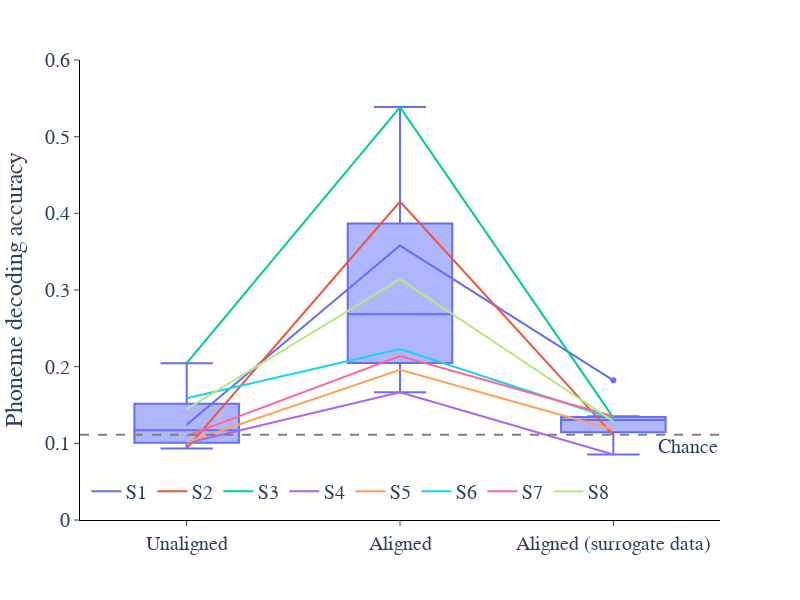

The notebook cell this image was saved under:
### Code cell
fig_ind = 'pAll'
fig_df = noTar_decode_df_long[noTar_decode_df_long['Phoneme Index'] == fig_ind].drop(columns=['Phoneme Index']).groupby(['Patient', 'Decoding Context'], sort=False).mean().reset_index()

fig = px.line(fig_df, x='Decoding Context', y="accuracy", color='Patient', width=800, height=600, color_discrete_sequence=px.colors.qualitative.Plotly)
fig.add_traces(px.box(fig_df, x='Decoding Context', y="accuracy").data)
fig.add_hline(y=1/9, line_dash='dash', line_color='grey', annotation_text='Chance', annotation_position='bottom right')
fig.update_layout(
    plot_bgcolor='white',
    legend=dict(
        orientation='h',
        yanchor='bottom',
        y=0.02,
        xanchor='left',
        x=0.01,
        title_text=''
    ),
    title_text='',
    title_x=0.5,
    font=dict(size=20, family='Arial')
)
fig.update_xaxes(
    title='',
    mirror=False,
    ticks='outside',
    showline=True,
    linecolor='black',
    showgrid=False,
)
fig.update_yaxes(
    title='Phoneme decoding accuracy',
    mirror=False,
    ticks='outside',
    showline=True,
    linecolor='black',
    showgrid=False,
    range=[0, 0.6]
)
fig.write_image(r"C:\Users\zms14\Box\CoganLab\IndividualMeetings\Zac\manuscripts\cross_patient_speech_decoding\figures\fig_4\noTar_decoding.svg")
fig.show()

### Figure 1 — Plotly figure (JSON) as saved in the notebook; plotly's stock layout.template omitted (floating-point values rounded to 4 significant figures)
{"data": [{"hovertemplate": "Patient=S1<br>Decoding Context=%{x}<br>accuracy=%{y}<extra></extra>", "legendgroup": "S1", "line": {"color": "#636EFA", "dash": "solid"}, "marker": {"symbol": "circle"}, "mode": "lines", "name": "S1", "orientation": "v", "showlegend": true, "type": "scatter", "x": ["Unaligned", "Aligned", "Aligned (surrogate data)"], "xaxis": "x", "y": [0.1244, 0.358, 0.1822], "yaxis": "y"}, {"hovertemplate": "Patient=S2<br>Decoding Context=%{x}<br>accuracy=%{y}<extra></extra>", "legendgroup": "S2", "line": {"color": "#EF553B", "dash": "solid"}, "marker": {"symbol": "circle"}, "mode": "lines", "name": "S2", "orientation": "v", "showlegend": true, "type": "scatter", "x": ["Unaligned", "Aligned", "Aligned (surrogate data)"], "xaxis": "x", "y": [0.09338, 0.4154, 0.1106], "yaxis": "y"}, {"hovertemplate": "Patient=S3<br>Decoding Context=%{x}<br>accuracy=%{y}<extra></extra>", "legendgroup": "S3", "line": {"color": "#00CC96", "dash": "solid"}, "marker": {"symbol": "circle"}, "mode": "lines", "name": "S3", "orientation": "v", "showlegend": true, "type": "scatter", "x": ["Unaligned", "Aligned", "Aligned (surrogate data)"], "xaxis": "x", "y": [0.2045, 0.5386, 0.1336], "yaxis": "y"}, {"hovertemplate": "Patient=S4<br>Decoding Context=%{x}<br>accuracy=%{y}<extra></extra>", "legendgroup": "S4", "line": {"color": "#AB63FA", "dash": "solid"}, "marker": {"symbol": "circle"}, "mode": "lines", "name": "S4", "orientation": "v", "showlegend": true, "type": "scatter", "x": ["Unaligned", "Aligned", "Aligned (surrogate data)"], "xaxis": "x", "y": [0.1005, 0.1666, 0.08547], "yaxis": "y"}, {"hovertemplate": "Patient=S5<br>Decoding Context=%{x}<br>accuracy=%{y}<extra></extra>", "legendgroup": "S5", "line": {"color": "#FFA15A", "dash": "solid"}, "marker": {"symbol": "circle"}, "mode": "lines", "name": "S5", "orientation": "v", "showlegend": true, "type": "scatter", "x": ["Unaligned", "Aligned", "Aligned (surrogate data)"], "xaxis": "x", "y": [0.1013, 0.196, 0.1181], "yaxis": "y"}, {"hovertemplate": "Patient=S6<br>Decoding Context=%{x}<br>accuracy=%{y}<extra></extra>", "legendgroup": "S6", "line": {"color": "#19D3F3", "dash": "solid"}, "marker": {"symbol": "circle"}, "mode": "lines", "name": "S6", "orientation": "v", "showlegend": true, "type": "scatter", "x": ["Unaligned", "Aligned", "Aligned (surrogate data)"], "xaxis": "x", "y": [0.1588, 0.2229, 0.1321], "yaxis": "y"}, {"hovertemplate": "Patient=S7<br>Decoding Context=%{x}<br>accuracy=%{y}<extra></extra>", "legendgroup": "S7", "line": {"color": "#FF6692", "dash": "solid"}, "marker": {"symbol": "circle"}, "mode": "lines", "name": "S7", "orientation": "v", "showlegend": true, "type": "scatter", "x": ["Unaligned", "Aligned", "Aligned (surrogate data)"], "xaxis": "x", "y": [0.1097, 0.2138, 0.1353], "yaxis": "y"}, {"hovertemplate": "Patient=S8<br>Decoding Context=%{x}<br>accuracy=%{y}<extra></extra>", "legendgroup": "S8", "line": {"color": "#B6E880", "dash": "solid"}, "marker": {"symbol": "circle"}, "mode": "lines", "name": "S8", "orientation": "v", "showlegend": true, "type": "scatter", "x": ["Unaligned", "Aligned", "Aligned (surrogate data)"], "xaxis": "x", "y": [0.1447, 0.3141, 0.1287], "yaxis": "y"}, {"alignmentgroup": "True", "hovertemplate": "Decoding Context=%{x}<br>accuracy=%{y}<extra></extra>", "legendgroup": "", "marker": {"color": "#636efa"}, "name": "", "notched": false, "offsetgroup": "", "orientation": "v", "showlegend": false, "type": "box", "x": ["Unaligned", "Aligned", "Aligned (surrogate data)", "Unaligned", "Aligned", "Aligned (surrogate data)", "Unaligned", "Aligned", "Aligned (surrogate data)", "Unaligned", "Aligned", "Aligned (surrogate data)", "Unaligned", "Aligned", "Aligned (surrogate data)", "Unaligned", "Aligned", "Aligned (surrogate data)", "Unaligned", "Aligned", "Aligned (surrogate data)", "Unaligned", "Aligned", "Aligned (surrogate data)"], "x0": " ", "xaxis": "x", "y": [0.1244, 0.358, 0.1822, 0.09338, 0.4154, 0.1106, 0.2045, 0.5386, 0.1336, 0.1005, 0.1666, 0.08547, 0.1013, 0.196, 0.1181, 0.1588, 0.2229, 0.1321, 0.1097, 0.2138, 0.1353, 0.1447, 0.3141, 0.1287], "y0": " ", "yaxis": "y"}], "layout": {"annotations": [{"showarrow": false, "text": "Chance", "x": 1, "xanchor": "right", "xref": "x domain", "y": 0.1111, "yanchor": "top", "yref": "y"}], "font": {"family": "Arial", "size": 20}, "height": 600, "legend": {"orientation": "h", "title": {"text": ""}, "tracegroupgap": 0, "x": 0.01, "xanchor": "left", "y": 0.02, "yanchor": "bottom"}, "margin": {"t": 60}, "plot_bgcolor": "white", "shapes": [{"line": {"color": "grey", "dash": "dash"}, "type": "line", "x0": 0, "x1": 1, "xref": "x domain", "y0": 0.1111, "y1": 0.1111, "yref": "y"}], "title": {"text": "", "x": 0.5}, "width": 800, "xaxis": {"anchor": "y", "domain": [0, 1], "linecolor": "black", "mirror": false, "showgrid": false, "showline": true, "ticks": "outside", "title": {"text": ""}}, "yaxis": {"anchor": "x", "domain": [0, 1], "linecolor": "black", "mirror": false, "range": [0, 0.6], "showgrid": false, "showline": true, "ticks": "outside", "title": {"text": "Phoneme decoding accuracy"}}}}
